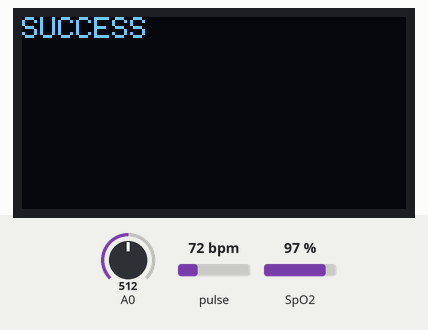
This sketch was run on a simulated ESP8266 (NodeMCU). On the bench: 128×64 one-colour display. The test bench sets the inputs (shaded band); at power-on: SpO2 97 %, A0 = 512, pulse 72 bpm. What the sketch prints to the serial monitor is not drawn.

Above: at 0.8 s.
0.9 s: SpO2 set to 80 %
At 3.7 s:
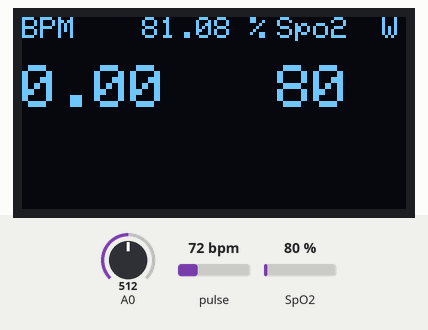
3.9 s: A0 set to 716
At 4.7 s:
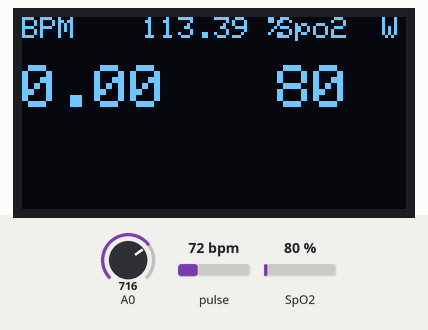
6.9 s: SpO2 set to 85 %
At 7.6 s:
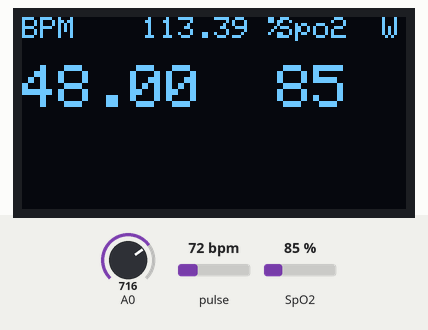
8.6 s: A0 set to 900
At 9.9 s:
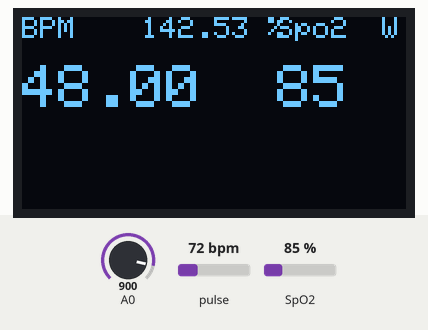
10.7 s: pulse set to 42 bpm
At 12.7 s:
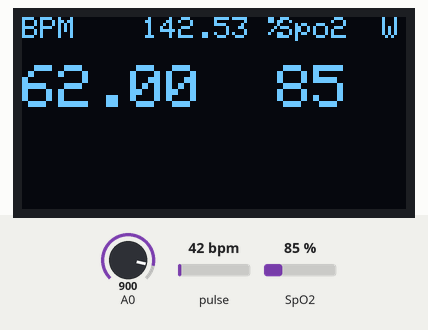
13.7 s: A0 set to 1023
At 15.1 s:
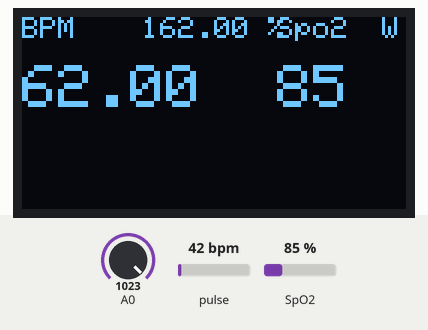
Timing chart, 0 to 16.7 s (numbered marks = the images above; inputs shaded):
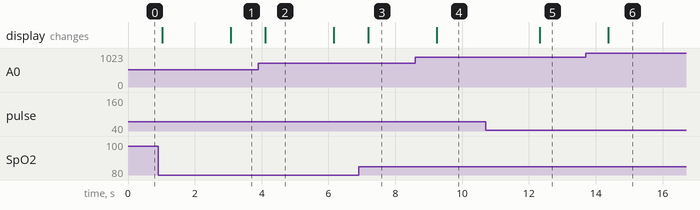

The sketch:

codigo-1.ino
```cpp
/*
 * Incluir bibliotecas
 */

#include <Wire.h>                       // Comunicação I2C - Display OLED & Módulo oxímetro
#include "MAX30100_PulseOximeter.h"     // Biblioteca do sensor de oximetria
// #define BLYNK_PRINT Serial
// #include <Blynk.h>                   // Biblioteca do aplicativo
#include <ESP8266WiFi.h>                // Biblioteca do ESP8266
// #include <BlynkSimpleEsp8266./h>      // Biblioteca do aplicativo
#include "Adafruit_GFX.h"               // Biblioteca do Display
#include "OakOLED.h"                    // Biblioteca do Display
#define REPORTING_PERIOD_MS 1000        // Tempo de atualização das inf.
OakOLED oled;                           // Inicia a biblioteca, renomeando para "oled"


/* O que fazer
 * - Fazer o gráfico no display
 * - Corrigir a logo
 * - Logo do wifi no display (conectado/nao conectado)
 *
 */

PulseOximeter pox; // Inicia a biblioteca, renomeando para "pox"

float BPM, SpO2;        // Inicia as variaveis de pulso e taxa de oxigenação
uint32_t tsLastReport = 0;


// bitmap seria a imagem da tela inicial em hexadecimal (logo do projeto)
const unsigned char bitmap [] PROGMEM=
{
  0x00, 0x00, 0x00, 0x00, 0x01, 0x80, 0x18, 0x00, 0x0f, 0xe0, 0x7f, 0x00, 0x3f, 0xf9, 0xff, 0xc0,
  0x7f, 0xf9, 0xff, 0xc0, 0x7f, 0xff, 0xff, 0xe0, 0x7f, 0xff, 0xff, 0xe0, 0xff, 0xff, 0xff, 0xf0,
  0xff, 0xf7, 0xff, 0xf0, 0xff, 0xe7, 0xff, 0xf0, 0xff, 0xe7, 0xff, 0xf0, 0x7f, 0xdb, 0xff, 0xe0,
  0x7f, 0x9b, 0xff, 0xe0, 0x00, 0x3b, 0xc0, 0x00, 0x3f, 0xf9, 0x9f, 0xc0, 0x3f, 0xfd, 0xbf, 0xc0,
  0x1f, 0xfd, 0xbf, 0x80, 0x0f, 0xfd, 0x7f, 0x00, 0x07, 0xfe, 0x7e, 0x00, 0x03, 0xfe, 0xfc, 0x00,
  0x01, 0xff, 0xf8, 0x00, 0x00, 0xff, 0xf0, 0x00, 0x00, 0x7f, 0xe0, 0x00, 0x00, 0x3f, 0xc0, 0x00,
  0x00, 0x0f, 0x00, 0x00, 0x00, 0x06, 0x00, 0x00, 0x00, 0x00, 0x00, 0x00, 0x00, 0x00, 0x00, 0x00
};

/*void onBeatDetected()
{
    Serial.println("Beat Detected!");
    oled.drawBitmap( 60, 20, bitmap, 25, 25, 1);
    oled.display();
}*/

void setup()
{
    // Inicia as variaveis para o calculo da media de batimentos
    float pulso = 0;
    int cont = 0;
    float total = 0;
    // Inicia a variavel que verifica se esta conectado na rede ou nao
    bool conectado = true;
    // Inicia a variavel porcentagem para calcular a carga da bateria
    float porc = 0;

    // Inicia a serial e o display
    Serial.begin(115200);
    oled.begin();


    // Verifica se o sensor está conectado
    if (!pox.begin())
    {
         Serial.println("FAILED");
         oled.clearDisplay();
         oled.setTextSize(1);
         oled.setTextColor(1);
         oled.setCursor(0, 0);
         oled.println("FAILED");
         oled.display();
         for(;;);
    }
    else
    {
         oled.clearDisplay();
         oled.setTextSize(1);
         oled.setTextColor(1);
         oled.setCursor(0, 0);
         oled.println("SUCCESS");
         oled.display();
         Serial.println("SUCCESS");
         //pox.setOnBeatDetectedCallback(onBeatDetected);
    }

    // Inicializa a obtenção de dados

    // Printa o nome do projeto + logo
    if (millis() - tsLastReport > REPORTING_PERIOD_MS)
    {
        oled.clearDisplay();
        oled.setTextSize(1);
        oled.setTextColor(1);
        oled.setCursor(0, 0);

        oled.println("Oximetro de dedo");
        oled.drawBitmap( 60, 20, bitmap, 28, 28, 1);
        oled.display();
        tsLastReport = millis();
    }


    //laço while que obtem e atualiza os dados no display
    while (true)
    {

      pox.update();
      // Blynk.run();

      BPM = pox.getHeartRate();
      SpO2 = pox.getSpO2();
      if (millis() - tsLastReport > REPORTING_PERIOD_MS)
      {
          Serial.print("Heart rate:");
          Serial.print(BPM);
          Serial.print(" bpm / SpO2:");
          Serial.print(SpO2);
          Serial.println(" %");

          /*
           * Calculo da porcentagem da bateria
           *
           */

          porc = ((analogRead(A0)*3.0/1024.0)*2.0/3.7)*100.0;
          Serial.println(analogRead(A0));
          Serial.println(analogRead(A0)*5/1024);


          // Faz o filtro de média dos valores de BPM

          cont++;

          total = total + pox.getHeartRate();

          if(cont == 6){

             cont = 0;

             pulso = total/6;

             total = 0;
          }

          oled.clearDisplay();
          oled.setTextSize(2);
          oled.setTextColor(1);
          oled.setCursor(0,16);
          oled.println(pulso);

          oled.setTextSize(1);
          oled.setTextColor(1);
          oled.setCursor(0, 0);
          oled.println("BPM");

          oled.setTextSize(1);
          oled.setTextColor(1);
          oled.setCursor(40, 0);
          oled.print(porc);
          oled.println(" %");

          oled.setTextSize(1);
          oled.setTextColor(1);
          oled.setCursor(85, 0);
          oled.println("Spo2");

          if(conectado == true){
            oled.setTextSize(1);
            oled.setTextColor(1);
            oled.setCursor(120, 0);
            oled.println("W");
          }
          else{
            oled.setTextSize(1);
            oled.setTextColor(1);
            oled.setCursor(120, 0);
            oled.println("nW");
          }
          oled.setTextSize(2);
          oled.setTextColor(1);
          oled.setCursor(85,16);
          oled.println(pox.getSpO2());
          oled.display();

          tsLastReport = millis();
      }

      }


}

void loop()
{


}
```

Measured:
- after the input at 3.9 s, the display: changes after 0.21 s (image 2)
- after the input at 6.9 s, the display: changes after 0.29 s (image 3)
- after the input at 8.6 s, the display: changes after 0.64 s (image 4)
- after the input at 10.7 s, the display: changes after 1.6 s (image 5)
- after the input at 13.7 s, the display: changes after 0.68 s (image 6)
- what the display in image 2 shows lasts 2.1 s, from 4.1 s to 6.2 s
